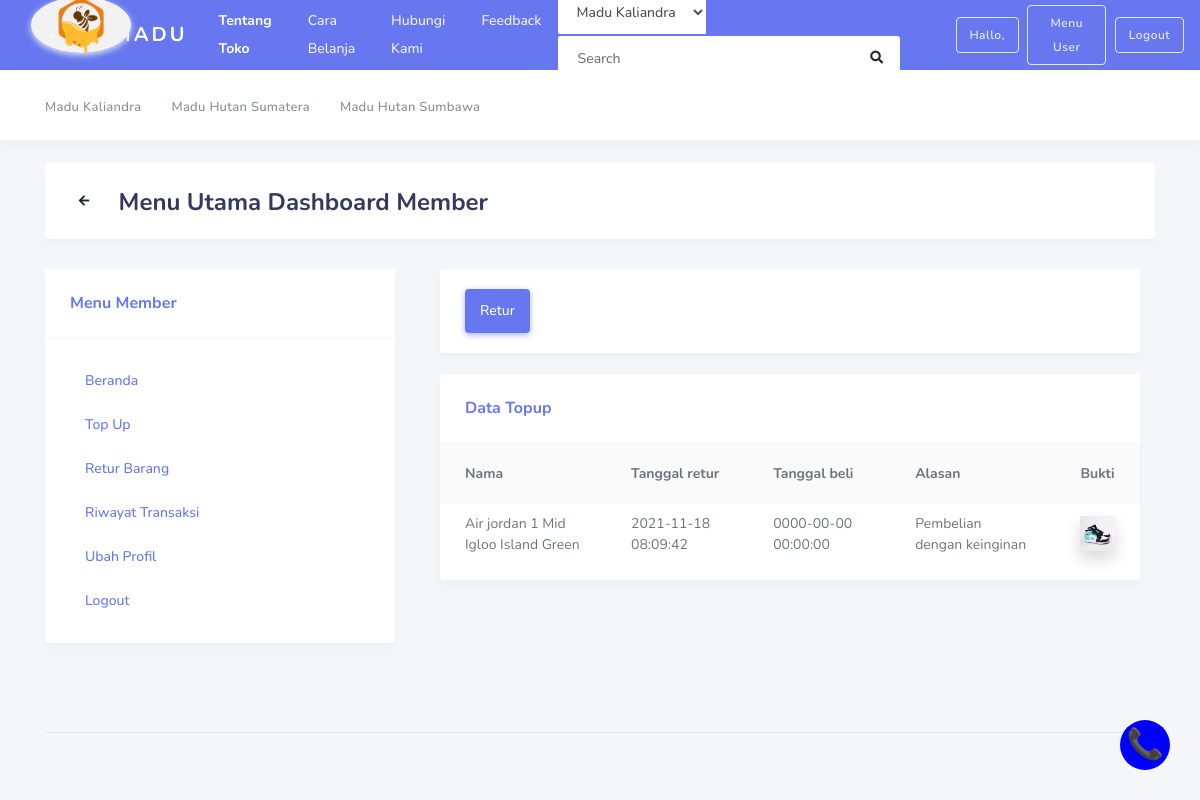
The page /index.php/Member/returbarang on the database its author committed.
### tables this page shows
CREATE TABLE `tbl_kategori` (
  `idkat` int(5) NOT NULL,
  `namakat` varchar(30) NOT NULL
);

CREATE TABLE `retur` (
  `id_retur` int(11) NOT NULL,
  `nama_barang` varchar(150) NOT NULL,
  `tanggal_retur` timestamp NOT NULL DEFAULT current_timestamp() ON UPDATE current_timestamp(),
  `tanggal_beli` datetime NOT NULL,
  `alasan` mediumtext NOT NULL,
  `bukti` varchar(150) NOT NULL
);

### application/libraries/Template.php (called while the page is built)
<?php if ( ! defined('BASEPATH')) exit('No direct script access allowed');
class Template {
		var $template_data = array();
		function set($name, $value)
		{
			$this->template_data[$name] = $value;
		}
		function load($template = '', $view = '' , $view_data = array(), $return = FALSE)
		{
			$this->CI =& get_instance();
			$this->set('contents', $this->CI->load->view($view, $view_data, TRUE));
			return $this->CI->load->view($template, $this->template_data, $return);
		}
}

### application/controllers/Member.php (called while the page is built, shortened)
<?php
class Member extends CI_Controller{
      public function returbarang()
      {
        $data['kategori']=$this->Mfrontend->get_all_kategori()->result();
        $data['retur']=$this->Mmember->get_retur()->result_array();
        $data['kota']=$this->Mfrontend->get_all_kota()->result();
        $this->template->load('layout_halut','frontend/member_retur', $data);
      }
}

### index.php (called while the page is built, shortened)
<?php
require_once BASEPATH.'core/CodeIgniter.php';

### application/models/Mmember.php (called while the page is built, shortened)
<?php
class Mmember extends CI_Model{
	public function get_retur(){
		$q = $this->db->get_where('retur');
		return $q;
	}
}

### application/models/Mfrontend.php (called while the page is built, shortened)
<?php
class Mfrontend extends CI_Model{
	public function get_all_kategori(){
		return $this->db->get('tbl_kategori');
	}
}

### application/views/layout_halut.php (the view, shortened to what this page needs)
<!DOCTYPE html>
<html lang="en">
<head>
  <link rel="stylesheet" href="https://stackpath.bootstrapcdn.com/bootstrap/4.3.1/css/bootstrap.min.css">
  <link rel="stylesheet" href="https://use.fontawesome.com/releases/v5.7.2/css/all.css">
  <link rel="stylesheet" href="<?php echo base_url('/assets/admin/assets/css/style.css'); ?>">
  <link rel="stylesheet" href="<?php echo base_url('/assets/admin/assets/css/components.css'); ?>">
</head>
<body class="layout-3">
  <div id="app">
    <div class="main-wrapper container">
      <nav class="navbar navbar-expand-lg main-navbar">
      <div class="col-1 col-sm-1 offset-sm-0 ">
            <div class="login-brand">
              <img src="<?php echo base_url('assets/logo.png" alt="logo" width="100" class="shadow-light rounded-circle');?>">
            </div>
          </div>
        <a href="<?php echo site_url('memberpanel/home'); ?>" class="navbar-brand sidebar-gone-hide">Madu</a>
        <div class="nav-collapse">
          <ul class="navbar-nav">
            <li class="nav-item active"><a href="<?php echo site_url('member/about'); ?>" class="nav-link">Tentang Toko</a></li>
            <li class="nav-item"><a href="#" class="nav-link">Cara Belanja</a></li>
            <li class="nav-item"><a href="#" class="nav-link">Hubungi Kami</a></li>
            <li class="nav-item"><a href="<?php echo site_url('member/feedback'); ?>" class="nav-link"> Feedback </a></li>
          </ul>
        </div>
        <form class="form-inline ml-auto" action="<?php echo base_url('index.php/cari/hasil')?>" action="GET">
          <div class="search-element">
		     <select data-width="150" class="form-control">
            <?php foreach($kategori as $item) {; ?>
            <option class="form-control" value="<?php echo $item->idkat; ?>"><?php echo $item->namakat; ?></option>
            <?php } ?>
		  		  </select>
            <input type="text" class="form-control" id="cari" name="cari" placeholder="Search" aria-label="Search" data-width="300">
            <button class="btn" type="submit" value="Cari"><i class="fas fa-search"></i></button>
          </div>
        </form>
        <ul class="navbar-nav navbar-right"> &nbsp;
        </ul>
                    <span class="btn btn-outline-light">
                    <?php echo ("Hallo, "); ?>
                    </span> &nbsp; &nbsp;
                    <a href="<?php echo site_url('Member/menu_member'); ?>" class="btn btn-outline-light">Menu User</a>
                    <a href="<?php echo site_url('Member/keluar'); ?>" class="btn btn-outline-light">Logout</a>
      </nav>
      <nav class="navbar navbar-secondary navbar-expand-lg">
        <div class="container">
          <ul class="navbar-nav">
            <?php foreach ($kategori as $item) {?>
            <li class="nav-item">
              <a href="#" class="nav-link"><span><?php echo $item->namakat; ?></span></a>
            </li>
            <?php } ?>
		      </ul>
        </div>
      </nav>
      <?= $contents ?>
      <footer class="main-footer">
        <div class="footer-right">
        </div>
      </footer>
    </div>
  </div>
  <a style="background:blue;
	display: block;
  width: 50px;
  height: 50px;
  line-height: 50px;
  text-align: center;
  color: white;
  font-size: 30px;
  font-weight: bold;
  border-radius: 50%;
  -webkit-border-radius: 50%;
  text-decoration: none;
  transition: ease all 0.3s;
  position: fixed;
  right: 30px;
  bottom:30px;
  "
  href="<?php echo site_url('member/contact'); ?>" class="act-btn" >
  📞
</a>
</body>
</html>

### application/views/frontend/member_retur.php (shortened to what this page needs)
    <div class="section-body">
       <div class="col-lg-8 col-md-12 col-sm-12 col-12">
        <div class="col-md-12">
        <?php if(count($retur)>0) { ?>
          <div class="row">
        <div class="col-12">
          <div class="card mb-0">
            <div class="card-body">
              <ul class="nav nav-pills">
                <li class="nav-item">
                  <a class="nav-link active" href="<?php echo site_url('member/form_retur_add') ?>">Retur</a>
                </li>
              </ul>
            </div>
          </div>
        </div>
      </div><br>
      <?php } ?>
      <div class="row">
      <div class="col-md-12">
        <div class="card">
          <div class="card-header">
            <h4>Data Topup</h4>
          </div>
          <div class="card-body p-0">
            <div class="table-responsive table-invoice">
              <table class="table table-striped">
                <tr>
                  <th>Nama</th>
                  <th>Tanggal retur</th>
                  <th>Tanggal beli</th>
                  <th>Alasan</th>
                  <th>Bukti</th>
                </tr>
                <?php foreach($retur as $val) { ?>
					<tr>
                  <td><?php esc($val['nama_barang']);?></td>
						<td><?php esc($val['tanggal_retur']);?></td>
                  <td><?php esc($val['tanggal_beli']);?></td>
                  <td><?php esc($val['alasan']);?></td>
                  <td><img class="img-fluid shape shadow" style="width: 35px;height: 35px" src="<?php echo base_url('');?>/bukti/<?php esc($val['bukti']); ?>"></td>
                </tr>
              <?php } ?>
              </table>
            </div>
          </div>
        </div>
      </div>
        </div>
      </div>
  </div>
  </div>
	</section>
</div>

### application/helpers/xss_helper.php
<?php
function esc($str){
    echo htmlentities($str, ENT_QUOTES, 'UTF-8');
}

### rows shown on the page
tbl_kategori: namakat "Madu Kaliandra"
tbl_kategori: namakat "Madu Hutan Sumatera"
tbl_kategori: namakat "Madu Hutan Sumbawa"
retur: nama_barang "Air jordan 1 Mid Igloo Island Green 2021-11-18 08:09:42 0000-00-00 00:00:00 Pembelian dengan keinginan", bukti (picture)

### other values the page prints
form field value "Madu Kaliandra"
